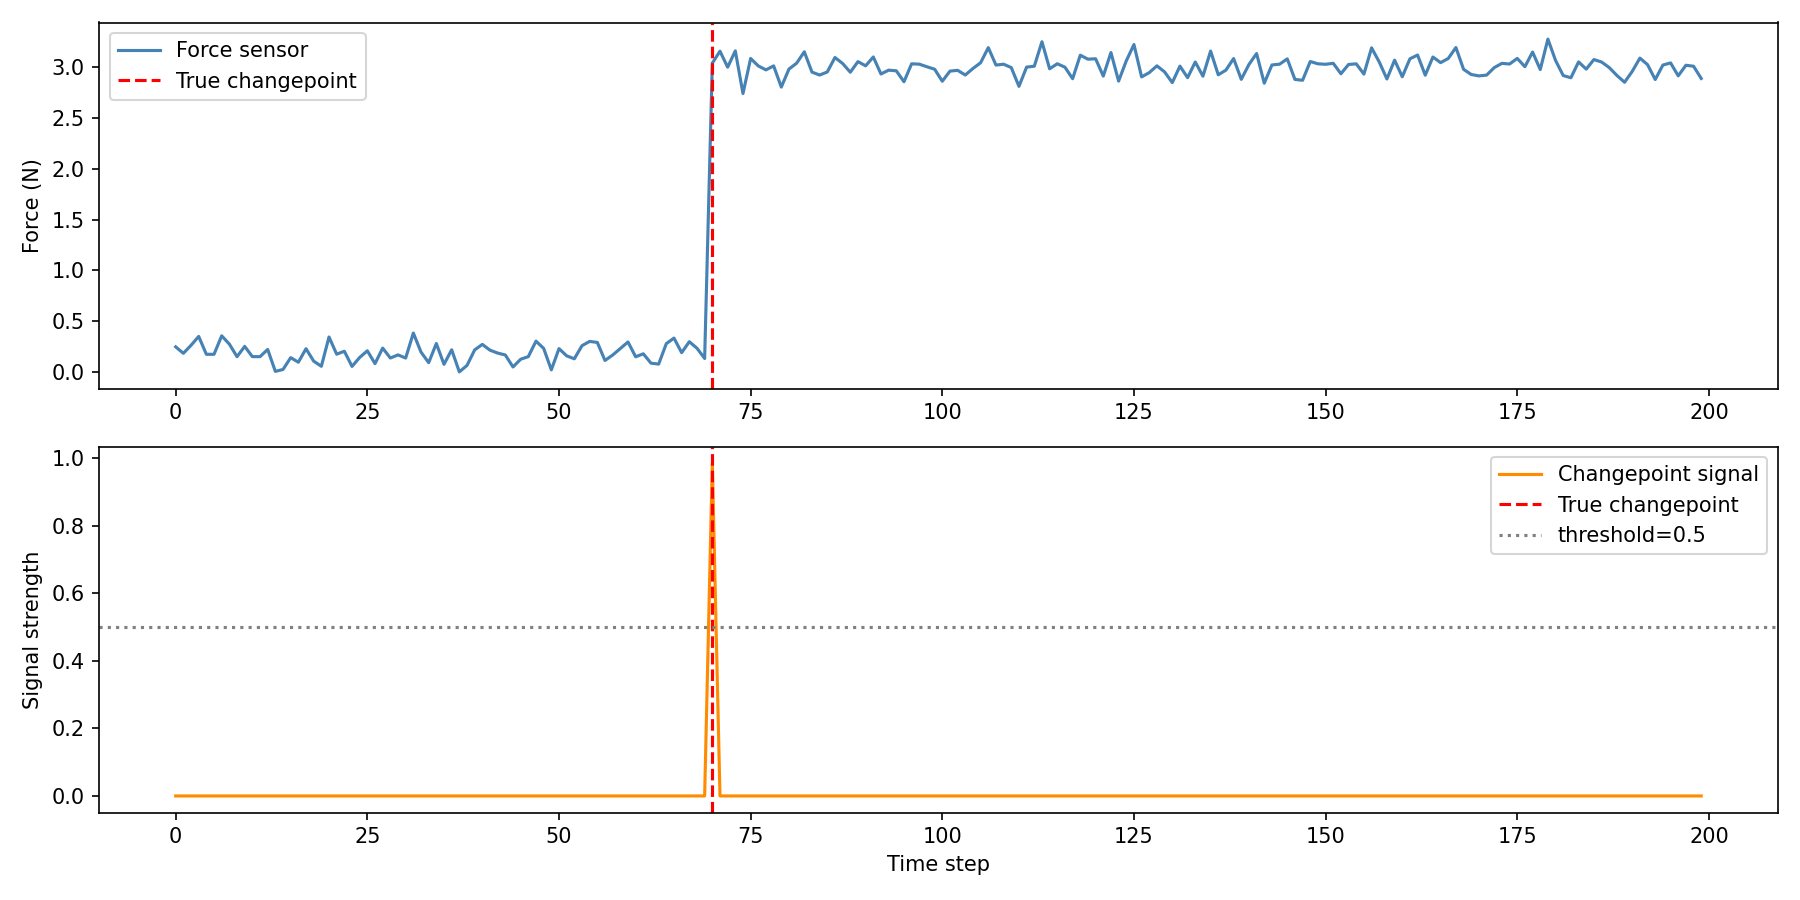

Source code (Python):
import matplotlib
matplotlib.use('Agg')
import numpy as np
import matplotlib.pyplot as plt
from scipy.stats import t as student_t

# ── 生成模拟力传感器序列 ──────────────────────────────
np.random.seed(42)
segment1 = np.random.normal(0.2, 0.1, 70)
segment2 = np.random.normal(3.0, 0.1, 130)
y = np.concatenate([segment1, segment2])
true_changepoint = 70

# ── BOCD ─────────────────────────────────────────────
mu0, kappa0, alpha0, beta0 = 0.2, 1.0, 2.0, 1.0
mu    = np.array([mu0])
kappa = np.array([kappa0])
alpha = np.array([alpha0])
beta  = np.array([beta0])
R     = np.array([1.0])
h     = 0.1

prev_mode_r = 0
changepoint_signal = []

for t, x in enumerate(y):
    df    = 2 * alpha
    scale = np.maximum(np.sqrt(beta * (kappa + 1) / (alpha * kappa)), 1e-10)
    log_pi = np.clip(student_t.logpdf(x, df=df, loc=mu, scale=scale), -50, 50)
    pi     = np.exp(log_pi)

    R_new      = np.empty(len(R) + 1)
    R_new[0]   = np.sum(R * pi) * h
    R_new[1:]  = R * pi * (1 - h)
    total      = R_new.sum()
    R_new      = R_new / total if total > 0 else np.array([1.0] + [0.0]*len(R))
    R          = R_new

    mode_r = np.argmax(R)
    drop   = max(0, prev_mode_r - mode_r)
    changepoint_signal.append(drop / max(1, prev_mode_r))
    prev_mode_r = mode_r

    kappa_new = kappa + 1
    mu_new    = (kappa * mu + x) / kappa_new
    alpha_new = alpha + 0.5
    beta_new  = beta + kappa * (x - mu)**2 / (2 * kappa_new)
    mu    = np.append([mu0],    mu_new)
    kappa = np.append([kappa0], kappa_new)
    alpha = np.append([alpha0], alpha_new)
    beta  = np.append([beta0],  beta_new)

changepoint_signal = np.array(changepoint_signal)

# ── 画图 ──────────────────────────────────────────────
fig, axes = plt.subplots(2, 1, figsize=(12, 6))

axes[0].plot(y, color='steelblue', label='Force sensor')
axes[0].axvline(true_changepoint, color='red', linestyle='--', label='True changepoint')
axes[0].set_ylabel('Force (N)')
axes[0].legend()

axes[1].plot(changepoint_signal, color='darkorange', label='Changepoint signal')
axes[1].axvline(true_changepoint, color='red', linestyle='--', label='True changepoint')
axes[1].axhline(0.5, color='gray', linestyle=':', label='threshold=0.5')
axes[1].set_ylabel('Signal strength')
axes[1].set_xlabel('Time step')
axes[1].legend()

plt.tight_layout()
plt.savefig('bocd_demo.png', dpi=150)
print("done")
